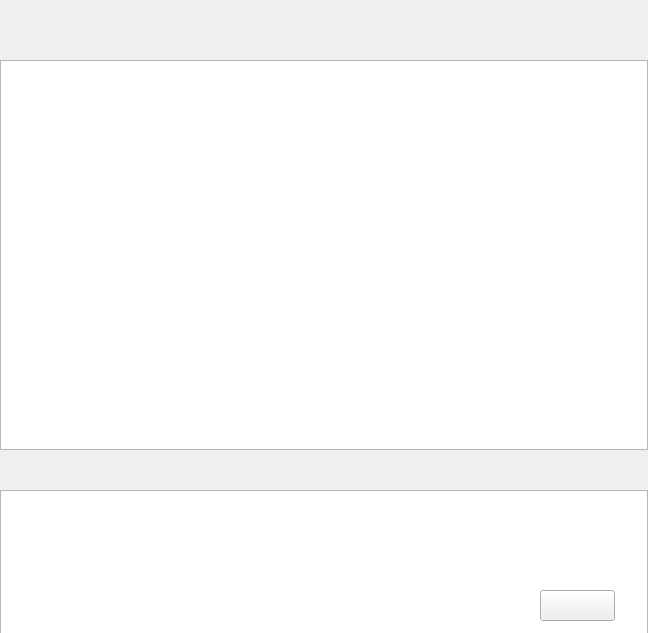
<?xml version="1.0" encoding="UTF-8"?>
<ui version="4.0">
 <class>ChatWindow</class>
 <widget class="QWidget" name="ChatWindow">
  <property name="geometry">
   <rect>
    <x>0</x>
    <y>0</y>
    <width>648</width>
    <height>633</height>
   </rect>
  </property>
  <property name="windowTitle">
   <string>Form</string>
  </property>
  <property name="styleSheet">
   <string notr="true">#ChatWindow{
	backgourd-color:green;
}</string>
  </property>
  <widget class="QListWidget" name="listWidget">
   <property name="geometry">
    <rect>
     <x>0</x>
     <y>60</y>
     <width>648</width>
     <height>390</height>
    </rect>
   </property>
  </widget>
  <widget class="QTextEdit" name="textEdit">
   <property name="geometry">
    <rect>
     <x>0</x>
     <y>490</y>
     <width>648</width>
     <height>151</height>
    </rect>
   </property>
  </widget>
  <widget class="QPushButton" name="pushButton">
   <property name="geometry">
    <rect>
     <x>540</x>
     <y>590</y>
     <width>75</width>
     <height>31</height>
    </rect>
   </property>
   <property name="text">
    <string/>
   </property>
  </widget>
 </widget>
 <resources/>
 <connections/>
</ui>
